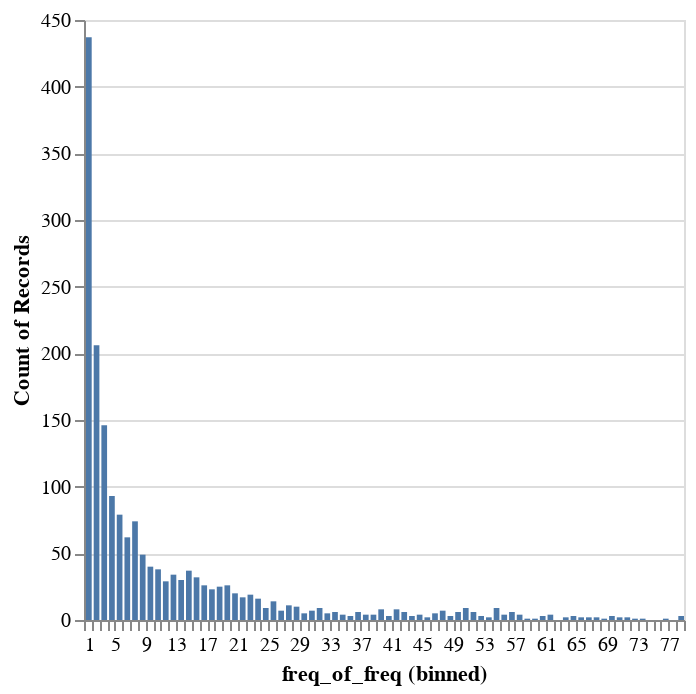

The notebook cell this image was saved under:
### Code cell
from mturk import process_listener as pl
# adds annotations

def aggregate_all():
    examples = []
    listener_log = []
    for h in hits[0:1] + hits[2:]:
        print('processing', h)
        speaker_path = os.path.join('hits', h, 'speaker.jsonl')
        listener_path = os.path.join('hits', h, 'listener.raw.jsonl')
        lines = [QueryLine(line.strip()) for line in open(speaker_path, 'r').readlines()]
        examples += [l for l in lines if l.is_example()]
        listener_log += [QueryLine(line.strip()) for line in open(listener_path, 'r').readlines()]
    formulas = [l.example()['targetFormula'] for l in examples]
    paths = list(map(lambda x: reduce_formula(x), formulas))
    pathsset = set(paths)
    pathcounter = collections.Counter(paths)
    countisone = [k for k in pathcounter.keys() if pathcounter[k] == 1]
    freqfreq = pathcounter.values()
    spec = {
      "data": {"values": [{"freq_of_freq": v} for v in freqfreq]},
      "mark": "bar",
      "encoding": {
        "x": {
          "field": "freq_of_freq",
          "type": "quantitative",
          "bin": {"step": 1} 
        },
        "y": {
          "aggregate": "count",
          "type": "quantitative"
        }
      }
    }
    chart = alt.VegaLite(spec)
    display(chart)
    print(len(paths), len(set(formulas)), len(pathsset), len(countisone))
    
    pl.process_listener(examples, listener_log)
    speakers, listeners = pl.aggregate_turker(examples)
    print('got {} examples, {} listeners log'.format(len(examples), len(listener_log)))
    return speakers, listeners

speakers, listeners = aggregate_all()

### Figure 1 — Vega-Lite specification as saved in the notebook (floating-point values rounded to 4 significant figures; data arrays with more than 128 entries replaced by an {"elided": "..."} marker saying what was removed)
{"data": {"values": {"elided": "1794 records"}}, "encoding": {"x": {"bin": {"step": 1}, "field": "freq_of_freq", "type": "quantitative"}, "y": {"aggregate": "count", "type": "quantitative"}}, "mark": "bar"}
